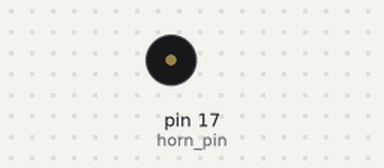
Simulated run of this sketch. Board: Arduino Uno, built with avr-gcc and run on an emulated ATmega328P. Shown: buzzer (waves = sounding).

Above: at 0.7 s.
At 38.5 s:
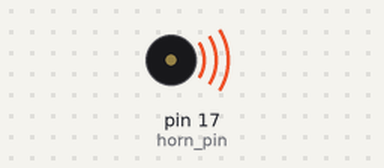
Timing chart, 0 to 40.0 s (numbered marks = the images above):
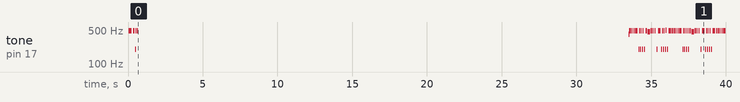

Measured:
- by itself, tone on pin 17 (horn_pin): plays 488 Hz for 0.20 s, 488 Hz for 0.08 s, 200 Hz for 0.04 s, 488 Hz for 0.04 s, 488 Hz for 0.04 s, 411 Hz for 0.04 s … (65 notes in this stretch)

The sketch:

_26buzzer_test_with_millis.ino
```cpp
const int horn_pin = 17; // A3

void setup() {
  pinMode(horn_pin, OUTPUT);
}

void loop() {
  static unsigned long prev_millis = 0;
  const unsigned long interval_millis = 1;
  static int horn_cnt = 0;

  unsigned long curr_millis = millis();
  if(curr_millis - prev_millis >= interval_millis) {
  prev_millis = curr_millis;

  horn_cnt++;
  if(horn_cnt == 1000) {
    horn_cnt = 0;
  } else if(horn_cnt<200) {
    digitalWrite(horn_pin, horn_cnt%2);
  } else if((200 <= horn_cnt) && (horn_cnt < 300)) {
      // do nothing
  } else if((300<=horn_cnt) && (horn_cnt<600)) {
    digitalWrite(horn_pin, horn_cnt%2);
  } else if((600<=horn_cnt) && (horn_cnt<1000)) {
     // do nothing
  }
  }
}
```
